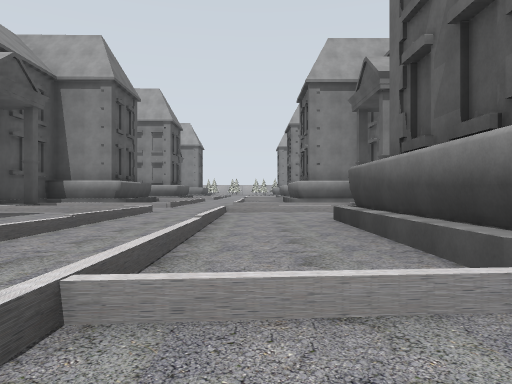
View 1 (above)

24 first-person views from a walk through a Gazebo world. The camera is 0.94 m above the floor, looks level and sees 70° across. The floor is counted in squares, 4 m on a side. Each view is taken from the middle of a square. On the plan, view 1 faces up. The plan holds only what a view shows up to about 9 squares ahead; the rest is blank. The place goes on beyond the plan. Robots are left out. Some stock models are drawn as simple stand-ins.

View 2
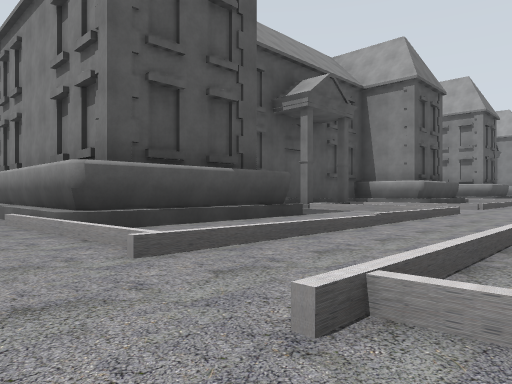

View 3
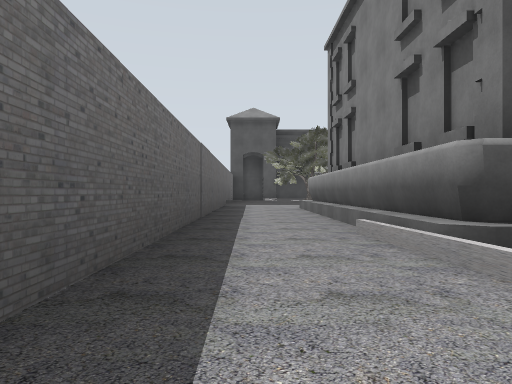

View 4
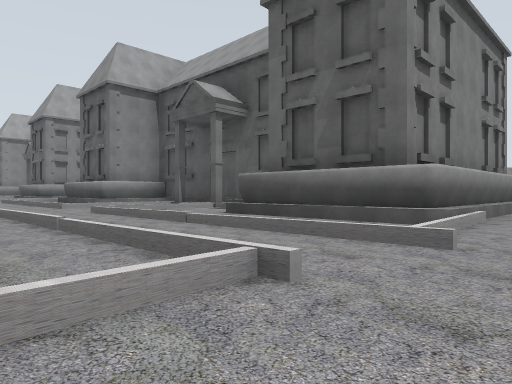

View 5
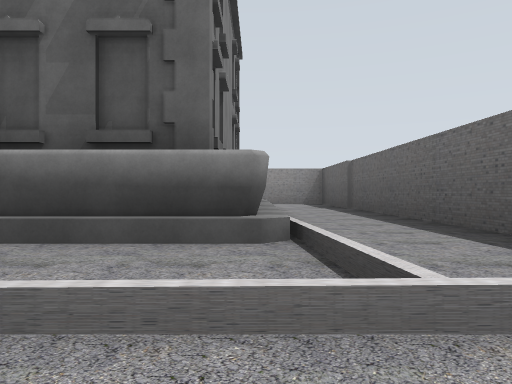

View 6
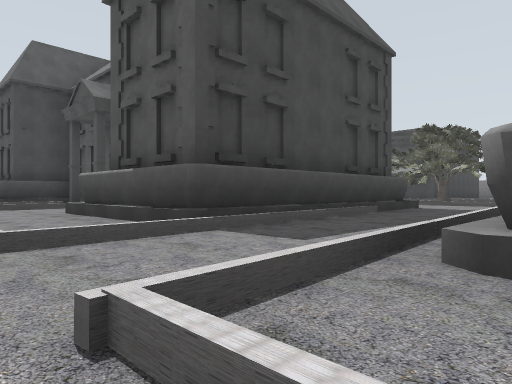

View 7
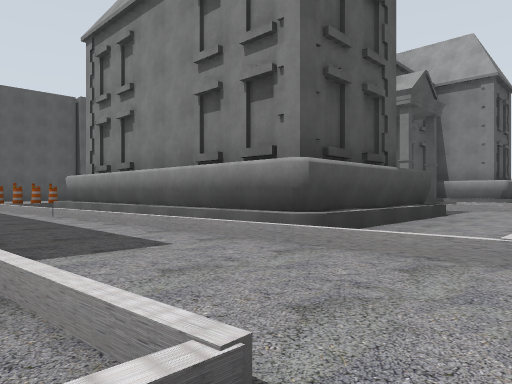

View 8
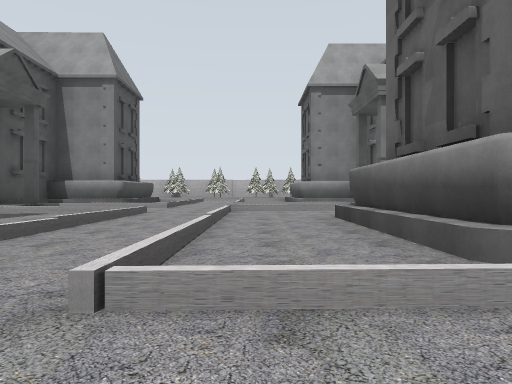

View 9
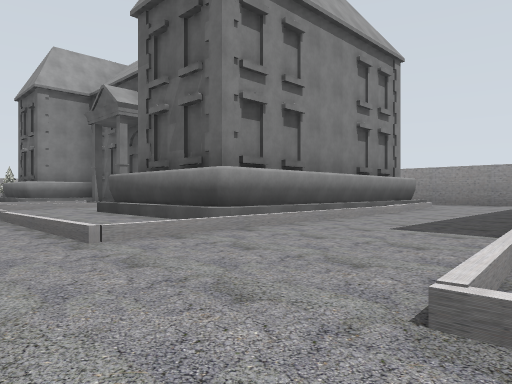

View 10
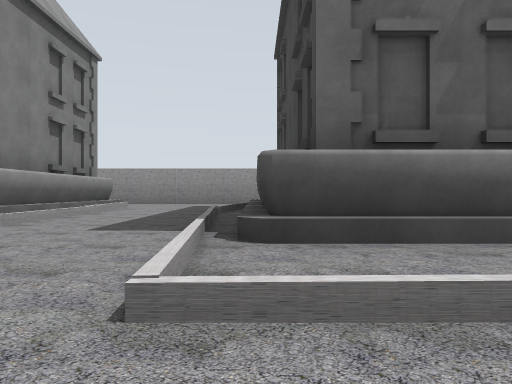

View 11
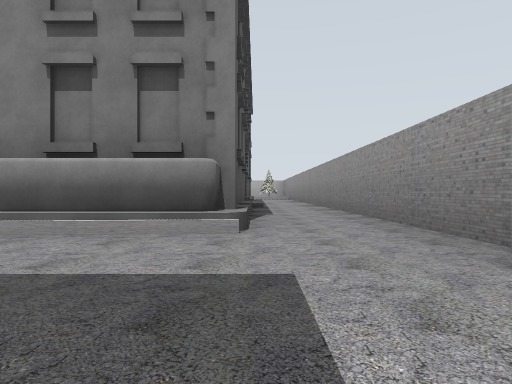

View 12
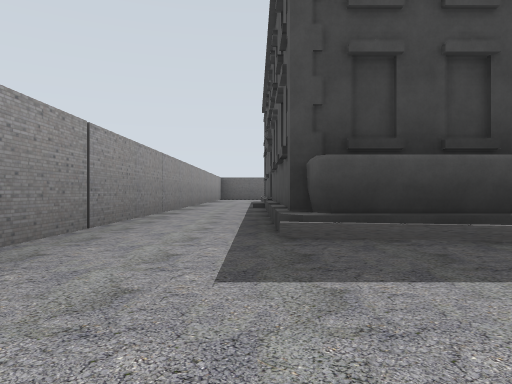

View 13
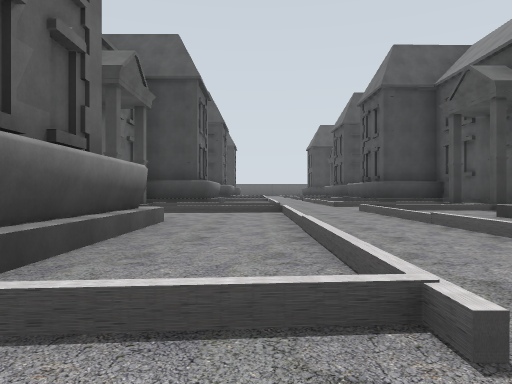

View 14
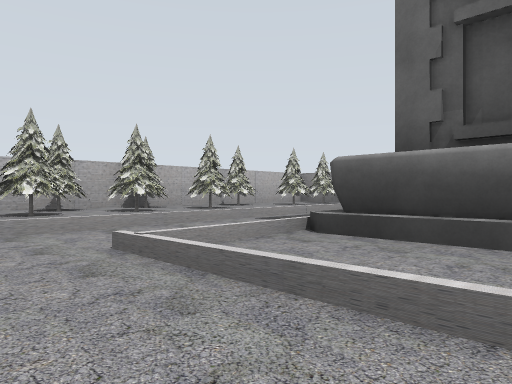

View 15
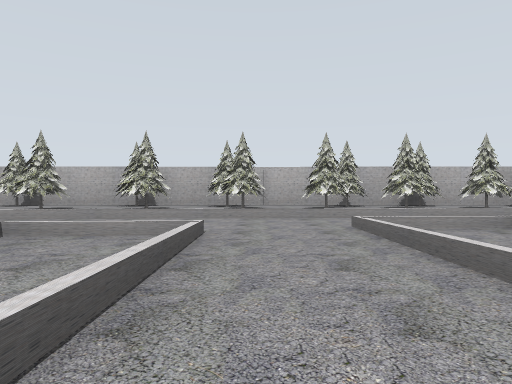

View 16
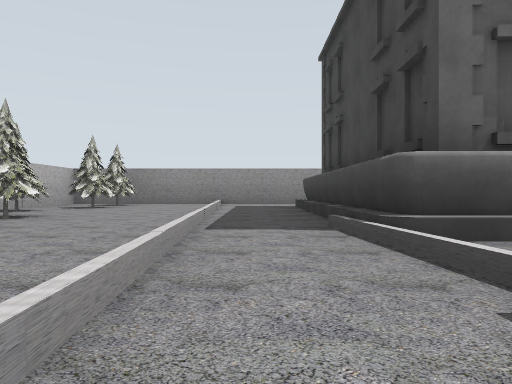

View 17
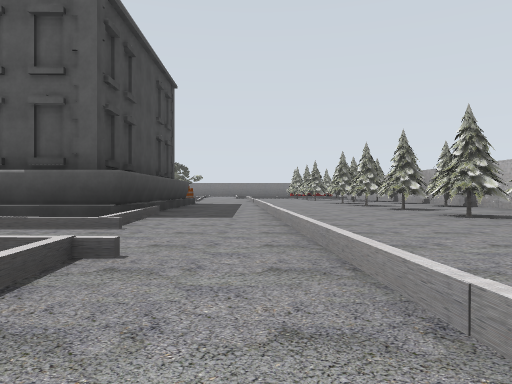

View 18
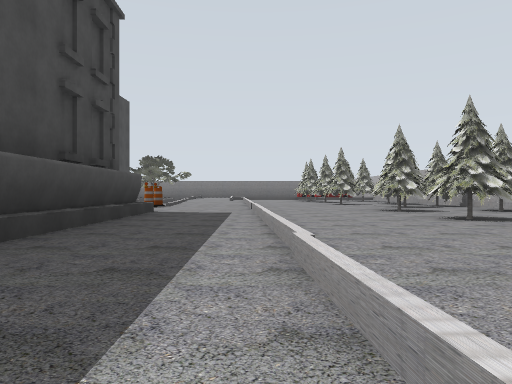

View 19
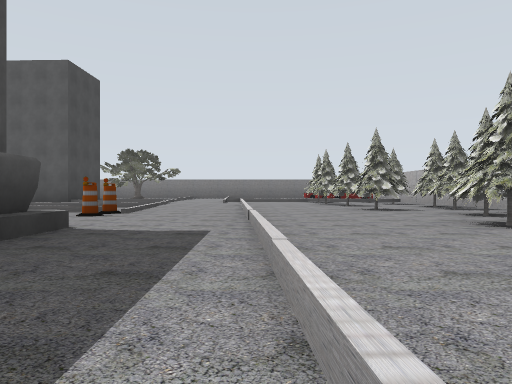

View 20
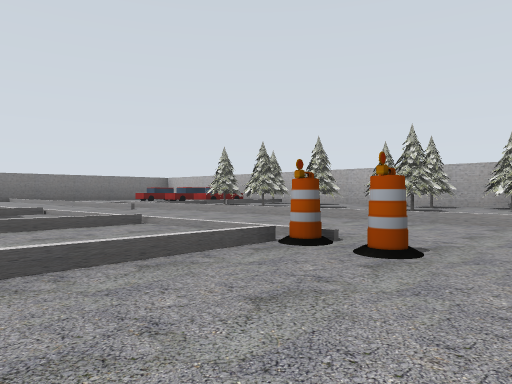

View 21
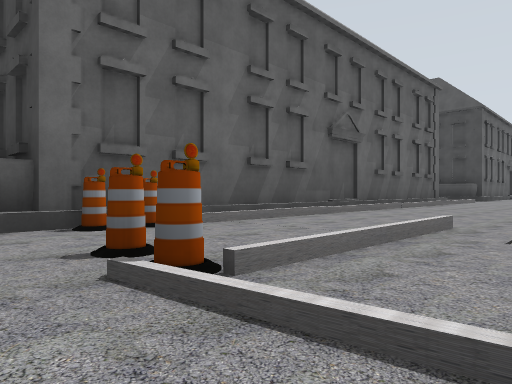

View 22
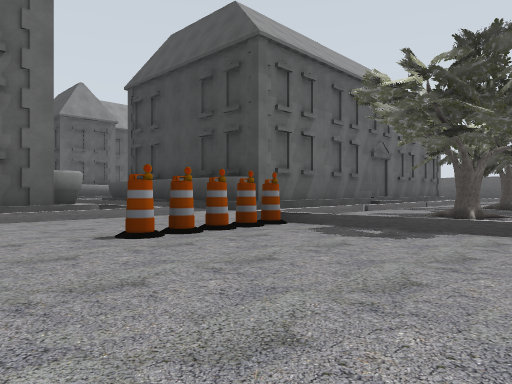

View 23
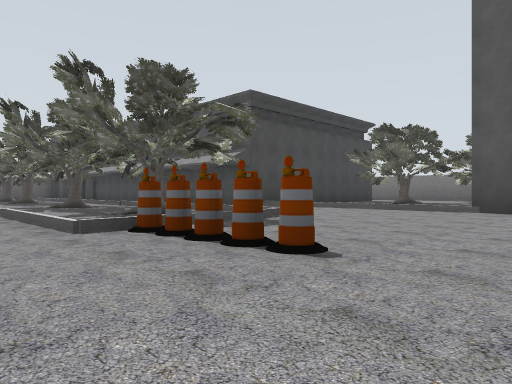

View 24
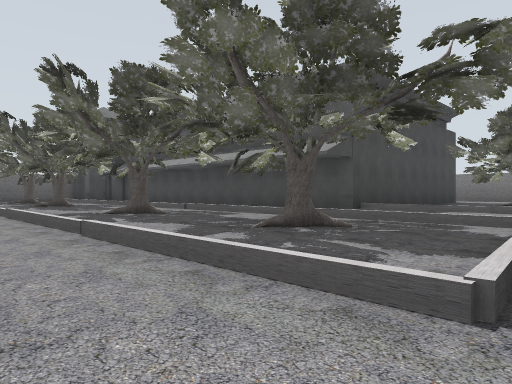

### Floor plan
Key: @ floor where view 1 was taken; # wall or solid block; . floor; = window, fence, low wall or low ledge; S school; T oak tree; H shop; B barrel; P pine tree; C car.
Columns run from 17 left of view 1 to 7 right of it. Each row starts with its distance up from view 1.
 23   CC#PPPPPPPP PPPPPPPPP#
 22   CC#PPPPPPPPPPPPPPPPPP#
 21     #PPPP...........===#
 20     =========..........#
 19 ==.............#.=SSSSS#
 18    .===.=BBSSSSS.=S   S#
 17     =  =.=.S SSS.=SS  S#
 16     HH  ...S SS=.==S  S.#
 15     HH   ..S S#..  S  S.#
 14          ..S S#=.=SS  S.#
 13          ..S SSS.=SS  S.#
 12     HH ....S  SS.=SSSSS.#
 11     HH...B.SSSSS.=####..#
 10  T.. =..=B.=............#
  9  TTT =.=#=..###=.=SSSS..#
  8 #.TT =.#T#.SSSSS.=S   ..#
  7  HHHHH.=.=.S SSS.=SS  ..#
  6      H.#T# S S.=.==S  ..#
  5      H.#T= S S.....S SS.#
  4      H =.  S S#=.==S  ..#
  3      H #T  S SSS.=S   ..#
  2      H =.=    SS.=S     #
  1        #T#.SSSSS.=SSSS. #
  0          =.......@......#
 -1        #########  ######

Positions as (right, up) in squares from view 1, and headings:
1: (0, 0), facing up
2: (0, 0), facing up-left
3: (-1, 0), facing left
4: (-2, 0), facing up-right
5: (-1, 1), facing right
6: (-1, 11), facing down-left
7: (-1, 9), facing up-left
8: (0, 10), facing up
9: (-1, 9), facing up-right
10: (-1, 9), facing right
11: (5, 9), facing up
12: (5, 11), facing down
13: (0, 20), facing down
14: (-1, 18), facing up-right
15: (-1, 17), facing up
16: (-1, 20), facing right
17: (1, 20), facing left
18: (-2, 20), facing left
19: (-4, 20), facing left
20: (-7, 17), facing up-left
21: (-9, 19), facing down-right
22: (-10, 12), facing down-right
23: (-7, 12), facing down-left
24: (-7, 10), facing down-left
